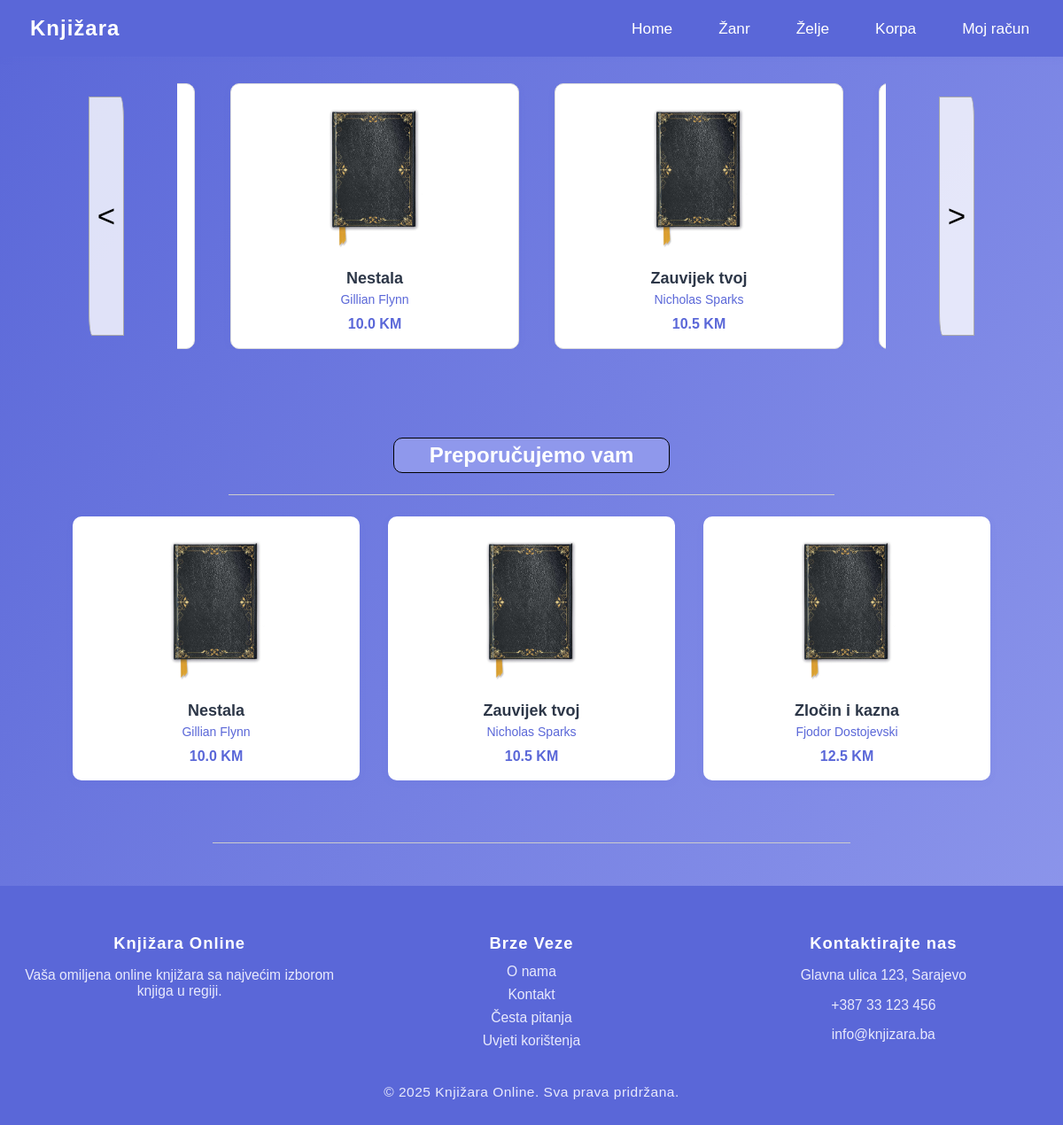
The page / on the database its author committed.
### models.py (models this page shows)
class Knjiga(Base):
    __tablename__ = "knjiga"
    id = Column(Integer, primary_key=True, index=True)
    naziv_djela = Column(String, nullable=False)
    autor = Column(String)
    opis = Column(String)
    cijena = Column(Float, nullable=False)
    cijena15 = Column(Float, nullable=True)
    cijena30 = Column(Float, nullable=True)
    stanje = Column(Integer)
    slika_url = Column(String, nullable=True)  # polje za URL slike ili putanju do slike
    kategorija_id = Column(Integer, ForeignKey("kategorija.id"))
    kategorija = relationship("Kategorija", back_populates="knjige")
    korpa = relationship("Korpa", back_populates="knjiga", cascade="all, delete")
    lista_zelja = relationship("ListaZelja", back_populates="knjiga", cascade="all, delete")
    posudbe = relationship("Posudba", back_populates="knjiga", cascade="all, delete")
    recenzije = relationship("Recenzija", back_populates="knjiga", cascade="all, delete")
    narudzba_stavke = relationship("NarudzbaStavka", back_populates="knjiga", cascade="all, delete")

### main.py (the view)
@app.get("/", response_class=HTMLResponse)
def home(request: Request, db: Session = Depends(get_db)):
    korisnik_id = request.session.get("korisnik_id")
    knjige = dohvati_knjige(db)
    bestsellers = db.query(Knjiga).order_by(func.random()).limit(10).all()
    return templates.TemplateResponse("index.html", {"request": request, "bestsellers": bestsellers, "knjige": knjige,
        "korisnik_id": korisnik_id})

### templates/index.html (shortened to what this page needs)
<!DOCTYPE html>
<html lang="hr">
<head>
    <link rel="stylesheet" href="{{ url_for('static', path='css/style.css') }}">
</head>
<body>
        <div id="navbar-container">
        {% include 'navbar.html' %}
    </div>
    <section class="bestsellers">
    <div class="bestsellers-carousel">
        <button class="carousel-btn left" onclick="moveBestsellers(-1)">&lt;</button>
        <div class="bestsellers-viewport" style="overflow:hidden;">
            <div class="bestsellers-items" id="bestsellers-carousel" style="display:flex; transition:transform 0.5s;">
                {% for knjiga in bestsellers %}
                <div class="bestseller-item" style="min-width:300px; max-width:300px; margin-right:20px; background:#fff; border-radius:10px; box-shadow:0 2px 8px rgba(90,103,216,0.07); padding:18px 12px; display:flex; flex-direction:column; align-items:center;">
                    <a href="/knjiga/{{ knjiga.id }}">
                        <img src="{{ knjiga.slika_url or url_for('static', path='img/default-book.png') }}" alt="{{ knjiga.naziv_djela }}" style="width:120px; height:170px; object-fit:cover; border-radius:8px; margin-bottom:12px;">
                    </a>
                    <div class="item-name" style="font-weight:600; color:#2d3748; text-align:center;">{{ knjiga.naziv_djela }}</div>
                    <div class="item-desc" style="color:#5a67d8; margin-bottom:6px;">{{ knjiga.autor }}</div>
                    <div class="item-price" style="color:#5a67d8; font-weight:600;">{{ (knjiga.cijena or 0)|round(2) }} KM</div>
                </div>
                {% endfor %}
            </div>
        </div>
        <button class="carousel-btn right" onclick="moveBestsellers(1)">&gt;</button>
    </div>
</section>
    <section class="recommended-books" style="margin: 40px 0;">
        <h2>Preporučujemo vam</h2>
        <hr style="margin: 24px auto;">
        <div class="recommended-row" style="display: flex; justify-content: center; gap: 32px;">
            {% for knjiga in bestsellers[:3] %}
            <div class="recommended-item" style="background:#fff; border-radius:10px; box-shadow:0 2px 8px rgba(90,103,216,0.07); padding:18px 12px; display:flex; flex-direction:column; align-items:center; min-width:300px; max-width:300px;">
                <a href="/knjiga/{{ knjiga.id }}">
                    <img src="{{ knjiga.slika_url or url_for('static', path='img/default-book.png') }}" alt="{{ knjiga.naziv_djela }}" style="width:120px; height:170px; object-fit:cover; border-radius:8px; margin-bottom:12px;">
                </a>
                <div class="item-name" style="font-weight:600; color:#2d3748; text-align:center;">{{ knjiga.naziv_djela }}</div>
                <div class="item-desc" style="color:#5a67d8; margin-bottom:6px;">{{ knjiga.autor }}</div>
                <div class="item-price" style="color:#5a67d8; font-weight:600;">{{ (knjiga.cijena or 0)|round(2) }} KM</div>
            </div>
            {% endfor %}
        </div>
    </section>
    <hr style="margin: 40px auto;">
    <div id="footer-container">
        {% include 'footer.html' %}
    </div>
</body>
</html>

### templates/navbar.html (shortened to what this page needs)
<head>
    <link rel="stylesheet" href="{{ url_for('static', path='css/layout.css') }}">
</head>
<header>
    <nav>
        <div class="logo">
            <span>Knjižara</span>
        </div>
        <div class="nav-links">
            <a href="/">Home</a>
            <a href="/kategorija">Žanr</a>
            <a href="/zelje">Želje</a>
            <a href="/korpa">Korpa</a>
            <a href="/mojracun">Moj račun</a>
        </div>
    </nav>
</header>

### templates/footer.html (shortened to what this page needs)
<head>
    <link rel="stylesheet" href="{{ url_for('static', path='css/layout.css') }}">
</head>
<footer>
    <div class="footer-content">
        <div class="footer-section">
            <h3>Knjižara Online</h3>
            <p>Vaša omiljena online knjižara sa najvećim izborom knjiga u regiji.</p>
        </div>
        <div class="footer-section">
            <h3>Brze Veze</h3>
            <ul>
                <li><a href="#">O nama</a></li>
                <li><a href="#">Kontakt</a></li>
                <li><a href="#">Česta pitanja</a></li>
                <li><a href="#">Uvjeti korištenja</a></li>
            </ul>
        </div>
        <div class="footer-section">
            <h3>Kontaktirajte nas</h3>
            <p> Glavna ulica 123, Sarajevo</p>
            <p> +387 33 123 456</p>
            <p> info@knjizara.ba</p>
        </div>
    </div>
    <div class="footer-bottom">
        <p>&copy; 2025 Knjižara Online. Sva prava pridržana.</p>
    </div>
</footer>

### static/css/style.css (style rules this page uses)
body { margin: 0; font-family: 'Trebuchet MS', sans-serif; background: linear-gradient(120deg, #5a67d8 0%, #8f98ec 100%); min-height: 100vh; }
.logo { display: flex; align-items: center; font-size: 24px; font-weight: 700; color: #5a67d8; }
.nav-links { display: flex; gap: 32px; }
.nav-links a { text-decoration: none; color: #4a5568; font-size: 20px; font-weight: 500; transition: color 0.3s ease; position: relative; }
section { padding: 30px; }
h2 { position: relative; text-align: center; margin-bottom: 20px; padding: 5px; border: 1px solid black; background-color: #8f98ec; width: 300px; margin: 0 auto 20px auto; border-radius: 10px; color: white; }
.bestsellers-carousel .bestsellers-viewport { width: 800px; overflow: hidden; }
.bestsellers-carousel { position: relative; overflow: hidden; width: 100%; max-width: 1000px; margin: 0 auto; display: flex; align-items: center; }
.bestsellers-viewport { overflow: hidden; margin: auto; }
.bestsellers-items { display: flex; transition: transform 0.5s ease; gap: 20px; }
.bestseller-item { width: 250px; flex-shrink: 0; text-align: center; background: #fff; border: 1px solid #ddd; border-radius: 8px; overflow: hidden; box-shadow: 0 2px 8px rgba(0,0,0,0.1); transition: transform 0.3s; }
.bestseller-item img { width: 100%; height: 200px; object-fit: cover; border-radius: 8px 8px 0 0; }
.item-name { margin-top: 5px; font-weight: bold; font-size: 18px; }
.item-desc { font-size: 14px; color: #555; padding: 5px; }
.carousel-btn { background-color: rgba(255, 255, 255, 0.8); border: 1px solid #aaa; width: 40px; height: 270px; font-size: 35px; cursor: pointer; border-radius: 0% 10%; z-index: 2; transition: background-color 0.3s ease; }
.carousel-btn.left { margin-right: 10px; }
.carousel-btn.right { margin-left: 10px; }
hr { height: 1px; width: 60%; margin: 40px auto; border: none; background-color: #ccc; }
footer { text-align: center; }

### static/css/layout.css (style rules this page uses)
header { width: 100%; background: #5a67d8; box-shadow: 0 2px 8px rgba(90,103,216,0.08); position: sticky; top: 0; z-index: 100; }
nav { max-width: 1200px; margin: 0 auto; padding: 0 24px; display: flex; align-items: center; height: 64px; justify-content: space-between; }
.logo { display: flex; align-items: center; font-size: 1.5em; color: #fff; font-weight: 700; letter-spacing: 1px; }
.nav-links { display: flex; align-items: center; gap: 24px; }
.nav-links a { color: #fff; text-decoration: none; font-size: 1.08em; font-weight: 500; padding: 8px 14px; border-radius: 5px; transition: background 0.18s, color 0.18s; }
footer { background: #5a67d8; color: #fff; padding: 36px 0 12px 0; margin-top: 48px; font-size: 1em; }
.footer-content { max-width: 1200px; margin: 0 auto; display: grid; grid-template-columns: repeat(3, 1fr); gap: 40px; padding: 0 24px; }
.footer-section h3 { margin-bottom: 12px; font-size: 1.15em; font-weight: 600; letter-spacing: 1px; }
.footer-section ul { list-style: none; padding: 0; margin: 0; }
.footer-section ul li, .footer-section p { margin-bottom: 8px; color: #e9eafc; font-size: 0.98em; }
.footer-section a { color: #e9eafc; text-decoration: none; transition: color 0.15s; }
.footer-bottom { text-align: center; margin-top: 32px; color: #e9eafc; font-size: 0.97em; letter-spacing: 0.5px; }

### rows shown on the page
Knjiga: naziv_djela "Nestala", autor "Gillian Flynn", cijena "10.0"
Knjiga: naziv_djela "Zauvijek tvoj", autor "Nicholas Sparks", cijena "10.5"
Knjiga: naziv_djela "Zločin i kazna", autor "Fjodor Dostojevski", cijena "12.5"
